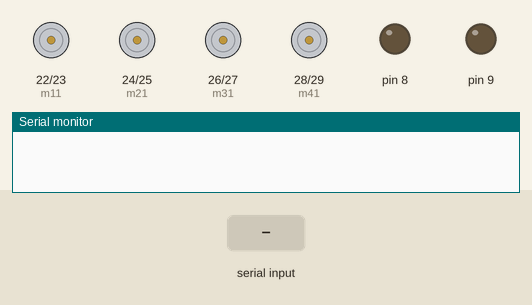
Simulated run of this sketch. Board: Arduino Mega 2560, built with avr-gcc and run on an emulated ATmega2560. On the bench: motor-driver pin pairs drawn as motors (green arrow = first pin HIGH = forward, orange = second pin HIGH = backward, longer = more drive), output pins drawn as LEDs (lit = HIGH), the last lines printed to the serial monitor. Inputs (shaded band) come from the test bench.

Above: at 1.2 s.
1.3 s: "1" received over Serial
At 2.1 s:
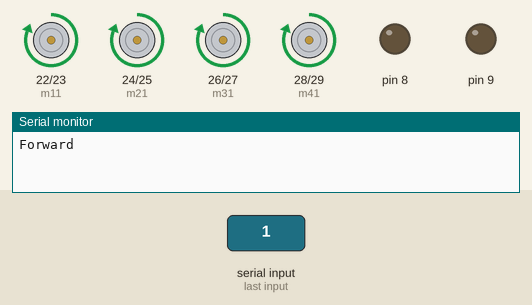
2.8 s: "3" received over Serial
At 3.4 s:
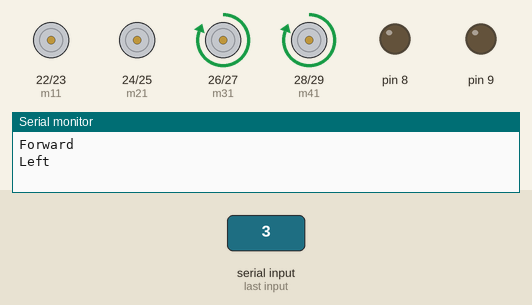
4.4 s: "2" received over Serial
At 5.7 s:
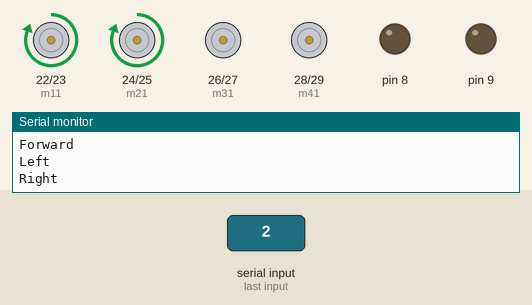
6.0 s: "4" received over Serial
At 6.9 s:
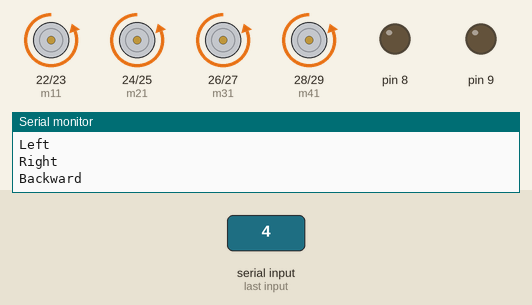
7.5 s: "6" received over Serial
At 8.1 s:
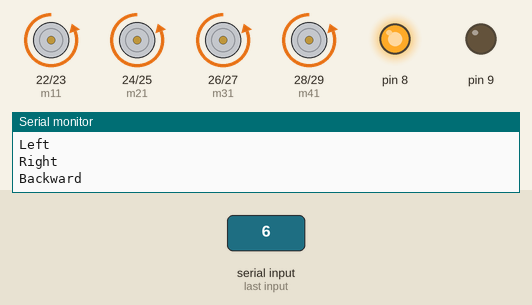
9.0 s: "5" received over Serial
At 10.4 s:
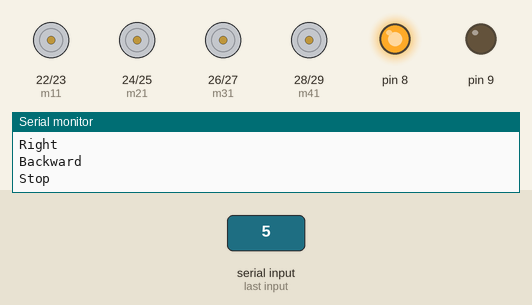
Timing chart, 0 to 11.5 s (numbered marks = the images above; inputs shaded):
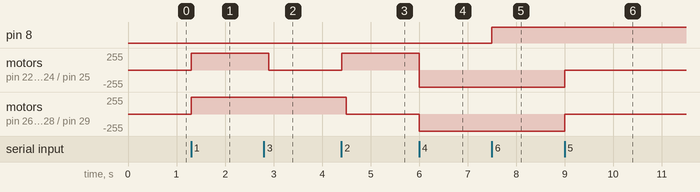

Measured:
- after the input at 1.3 s, motor on pin 22 (m11) / pin 23 (m12), motor on pin 24 (m21) / pin 25 (m22), motor on pin 26 (m31) / pin 27 (m32), motor on pin 28 (m41) / pin 29 (m42): stopped → forward 255/255 at once
- after the input at 2.8 s, motor on pin 22 (m11) / pin 23 (m12), motor on pin 24 (m21) / pin 25 (m22): forward 255/255 → stopped after 0.10 s
- after the input at 4.4 s, motor on pin 22 (m11) / pin 23 (m12), motor on pin 24 (m21) / pin 25 (m22): stopped → forward 255/255 at once; motor on pin 26 (m31) / pin 27 (m32), motor on pin 28 (m41) / pin 29 (m42): forward 255/255 → stopped after 0.10 s
- after the input at 6.0 s, motor on pin 22 (m11) / pin 23 (m12), motor on pin 24 (m21) / pin 25 (m22): forward 255/255 → backward 255/255 at once; motor on pin 26 (m31) / pin 27 (m32), motor on pin 28 (m41) / pin 29 (m42): stopped → backward 255/255 at once
- after the input at 7.5 s, pin 8: LOW → HIGH at once
- after the input at 9.0 s, motor on pin 22 (m11) / pin 23 (m12), motor on pin 24 (m21) / pin 25 (m22), motor on pin 26 (m31) / pin 27 (m32), motor on pin 28 (m41) / pin 29 (m42): backward 255/255 → stopped at once

The sketch:

ROVER.ino
```cpp
#define m11 22
#define m12 23
#define m21 24
#define m22 25
#define m31 26
#define m32 27
#define m41 28
#define m42 29


char str[2],i;

void forward()
{
   digitalWrite(m11, HIGH);
   digitalWrite(m12, LOW);
   digitalWrite(m21, HIGH);
   digitalWrite(m22, LOW);
   digitalWrite(m31, HIGH);
   digitalWrite(m32, LOW);
   digitalWrite(m41, HIGH);
   digitalWrite(m42, LOW);
}

void backward()
{
   digitalWrite(m11, LOW);
   digitalWrite(m12, HIGH);
   digitalWrite(m21, LOW);
   digitalWrite(m22, HIGH);
   digitalWrite(m31, LOW);
   digitalWrite(m32, HIGH);
   digitalWrite(m41, LOW);
   digitalWrite(m42, HIGH);
 }

void left()
{
   digitalWrite(m11, HIGH);
   digitalWrite(m12, LOW);
   digitalWrite(m21, HIGH);
   digitalWrite(m22, LOW);
   delay(100);
   digitalWrite(m31, LOW);
   digitalWrite(m32, LOW);
   digitalWrite(m41, LOW);
   digitalWrite(m42, LOW);
}

void right()
{
   digitalWrite(m31, HIGH);
   digitalWrite(m32, LOW);
   digitalWrite(m41, HIGH);
   digitalWrite(m42, LOW);
   delay(100);
   digitalWrite(m11, LOW);
   digitalWrite(m12, LOW);
   digitalWrite(m21, LOW);
   digitalWrite(m22, LOW);
}

void Stop()
{
   digitalWrite(m11, LOW);
   digitalWrite(m12, LOW);
   digitalWrite(m21, LOW);
   digitalWrite(m22, LOW);
   digitalWrite(m31, LOW);
   digitalWrite(m32, LOW);
   digitalWrite(m41, LOW);
   digitalWrite(m42, LOW);
}

void setup()
{
  Serial.begin(9600);
  pinMode(m11, OUTPUT);
  pinMode(m12, OUTPUT);
  pinMode(m21, OUTPUT);
  pinMode(m22, OUTPUT);
  pinMode(m31, OUTPUT);
  pinMode(m32, OUTPUT);
  pinMode(m41, OUTPUT);
  pinMode(m42, OUTPUT);
  pinMode(8, OUTPUT);
  pinMode(9,OUTPUT);
}

void loop()
{
  while(Serial.available())
  {
    char ch=Serial.read();
    str[i++]=ch;

    if(str[i-1]=='1')
    {
     Serial.println("Forward");
     forward();
     i=0;
    }

    else if(str[i-1]=='3')
    {
     Serial.println("Left");
     right();
     i=0;
    }

    else if(str[i-1]=='2')
    {
      Serial.println("Right");
      left();
      i=0;
    }

    else if(str[i-1]=='4')
    {
      Serial.println("Backward");
      backward();
      i=0;
    }

    else if(str[i-1]=='5')
    {
      Serial.println("Stop");
      Stop();
      i=0;
    }
    else if(str[i-1]=='6')
    {
      digitalWrite(8,HIGH);
    }
    else if(str[i-1]=='7')
    {
      digitalWrite(9,HIGH);
  }
  else if (str[i-1]=='8')
  {
  digitalWrite(8,LOW);
  }
  else if (str[i-1]=='9')
  {
  digitalWrite(9,LOW);
  }
    delay(100);
  }
}
```
